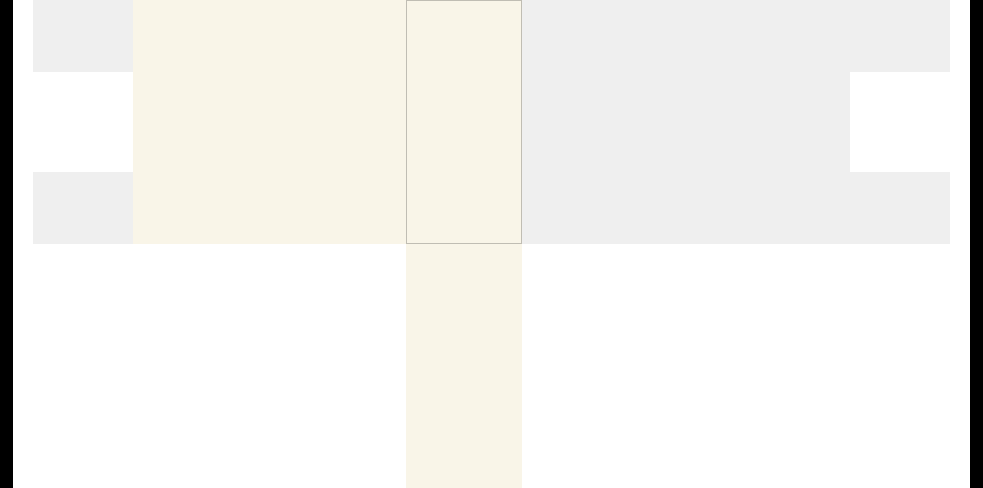
<?xml version="1.0" encoding="UTF-8"?>
<ui version="4.0">
 <class>MainWindow</class>
 <widget class="QMainWindow" name="MainWindow">
  <property name="geometry">
   <rect>
    <x>0</x>
    <y>0</y>
    <width>983</width>
    <height>488</height>
   </rect>
  </property>
  <property name="windowTitle">
   <string>MainWindow</string>
  </property>
  <property name="styleSheet">
   <string notr="true">QLabel{padding-left: 3px;padding-right: 3px}</string>
  </property>
  <widget class="QWidget" name="centralWidget">
   <layout class="QGridLayout" name="gridLayout">
    <property name="leftMargin">
     <number>0</number>
    </property>
    <property name="topMargin">
     <number>0</number>
    </property>
    <property name="rightMargin">
     <number>0</number>
    </property>
    <property name="bottomMargin">
     <number>0</number>
    </property>
    <property name="spacing">
     <number>0</number>
    </property>
    <item row="0" column="4">
     <widget class="QFrame" name="rightPadding">
      <property name="sizePolicy">
       <sizepolicy hsizetype="Fixed" vsizetype="Preferred">
        <horstretch>0</horstretch>
        <verstretch>0</verstretch>
       </sizepolicy>
      </property>
      <property name="minimumSize">
       <size>
        <width>30</width>
        <height>0</height>
       </size>
      </property>
      <property name="font">
       <font>
        <pointsize>18</pointsize>
       </font>
      </property>
      <property name="styleSheet">
       <string notr="true"/>
      </property>
      <property name="frameShape">
       <enum>QFrame::NoFrame</enum>
      </property>
      <property name="frameShadow">
       <enum>QFrame::Raised</enum>
      </property>
      <layout class="QHBoxLayout" name="horizontalLayout_7">
       <property name="spacing">
        <number>0</number>
       </property>
       <property name="leftMargin">
        <number>0</number>
       </property>
       <property name="topMargin">
        <number>0</number>
       </property>
       <property name="rightMargin">
        <number>0</number>
       </property>
       <property name="bottomMargin">
        <number>0</number>
       </property>
       <item>
        <widget class="QLabel" name="label_3">
         <property name="sizePolicy">
          <sizepolicy hsizetype="Fixed" vsizetype="Preferred">
           <horstretch>0</horstretch>
           <verstretch>0</verstretch>
          </sizepolicy>
         </property>
         <property name="minimumSize">
          <size>
           <width>20</width>
           <height>0</height>
          </size>
         </property>
         <property name="maximumSize">
          <size>
           <width>20</width>
           <height>16777215</height>
          </size>
         </property>
         <property name="styleSheet">
          <string notr="true">background-color: rgb(255, 255, 255);</string>
         </property>
         <property name="text">
          <string/>
         </property>
        </widget>
       </item>
       <item>
        <widget class="QLabel" name="rightBlack">
         <property name="styleSheet">
          <string notr="true">background-color: rgb(0, 0, 0);</string>
         </property>
         <property name="text">
          <string/>
         </property>
        </widget>
       </item>
      </layout>
     </widget>
    </item>
    <item row="0" column="0">
     <widget class="QFrame" name="leftPadding">
      <property name="sizePolicy">
       <sizepolicy hsizetype="Fixed" vsizetype="Preferred">
        <horstretch>0</horstretch>
        <verstretch>0</verstretch>
       </sizepolicy>
      </property>
      <property name="minimumSize">
       <size>
        <width>30</width>
        <height>0</height>
       </size>
      </property>
      <property name="font">
       <font>
        <pointsize>18</pointsize>
       </font>
      </property>
      <property name="styleSheet">
       <string notr="true"/>
      </property>
      <property name="frameShape">
       <enum>QFrame::NoFrame</enum>
      </property>
      <property name="frameShadow">
       <enum>QFrame::Raised</enum>
      </property>
      <layout class="QHBoxLayout" name="horizontalLayout_6">
       <property name="spacing">
        <number>0</number>
       </property>
       <property name="leftMargin">
        <number>0</number>
       </property>
       <property name="topMargin">
        <number>0</number>
       </property>
       <property name="rightMargin">
        <number>0</number>
       </property>
       <property name="bottomMargin">
        <number>0</number>
       </property>
       <item>
        <widget class="QLabel" name="label">
         <property name="styleSheet">
          <string notr="true">background-color: rgb(0, 0, 0);</string>
         </property>
         <property name="text">
          <string/>
         </property>
        </widget>
       </item>
       <item>
        <widget class="QLabel" name="label_2">
         <property name="sizePolicy">
          <sizepolicy hsizetype="Fixed" vsizetype="Preferred">
           <horstretch>0</horstretch>
           <verstretch>0</verstretch>
          </sizepolicy>
         </property>
         <property name="minimumSize">
          <size>
           <width>20</width>
           <height>0</height>
          </size>
         </property>
         <property name="maximumSize">
          <size>
           <width>20</width>
           <height>16777215</height>
          </size>
         </property>
         <property name="styleSheet">
          <string notr="true">background-color: rgb(255, 255, 255);</string>
         </property>
         <property name="text">
          <string/>
         </property>
        </widget>
       </item>
      </layout>
     </widget>
    </item>
    <item row="0" column="1">
     <widget class="QFrame" name="leftFrame">
      <property name="font">
       <font>
        <pointsize>18</pointsize>
       </font>
      </property>
      <property name="frameShape">
       <enum>QFrame::NoFrame</enum>
      </property>
      <property name="frameShadow">
       <enum>QFrame::Raised</enum>
      </property>
      <property name="lineWidth">
       <number>0</number>
      </property>
      <layout class="QVBoxLayout" name="verticalLayout">
       <property name="spacing">
        <number>0</number>
       </property>
       <property name="leftMargin">
        <number>0</number>
       </property>
       <property name="topMargin">
        <number>0</number>
       </property>
       <property name="rightMargin">
        <number>0</number>
       </property>
       <property name="bottomMargin">
        <number>0</number>
       </property>
       <item>
        <widget class="QFrame" name="leftUpBar">
         <property name="font">
          <font>
           <pointsize>18</pointsize>
          </font>
         </property>
         <property name="frameShape">
          <enum>QFrame::NoFrame</enum>
         </property>
         <property name="frameShadow">
          <enum>QFrame::Raised</enum>
         </property>
         <property name="lineWidth">
          <number>0</number>
         </property>
         <layout class="QHBoxLayout" name="horizontalLayout">
          <property name="spacing">
           <number>0</number>
          </property>
          <property name="leftMargin">
           <number>0</number>
          </property>
          <property name="topMargin">
           <number>0</number>
          </property>
          <property name="rightMargin">
           <number>0</number>
          </property>
          <property name="bottomMargin">
           <number>0</number>
          </property>
          <item>
           <widget class="QFrame" name="leftQZxing">
            <property name="minimumSize">
             <size>
              <width>100</width>
              <height>100</height>
             </size>
            </property>
            <property name="maximumSize">
             <size>
              <width>100</width>
              <height>100</height>
             </size>
            </property>
            <property name="font">
             <font>
              <pointsize>18</pointsize>
             </font>
            </property>
            <property name="styleSheet">
             <string notr="true">background-color: rgb(255, 255, 255);</string>
            </property>
            <property name="frameShape">
             <enum>QFrame::NoFrame</enum>
            </property>
            <property name="frameShadow">
             <enum>QFrame::Raised</enum>
            </property>
           </widget>
          </item>
          <item>
           <widget class="QFrame" name="leftUIBar">
            <property name="font">
             <font>
              <pointsize>18</pointsize>
             </font>
            </property>
            <property name="styleSheet">
             <string notr="true">background-color: rgb(249, 245, 232);
color: rgb(38, 38, 38);</string>
            </property>
            <property name="frameShape">
             <enum>QFrame::NoFrame</enum>
            </property>
            <property name="frameShadow">
             <enum>QFrame::Raised</enum>
            </property>
            <layout class="QHBoxLayout" name="horizontalLayout_2">
             <item>
              <widget class="QLabel" name="bookName">
               <property name="font">
                <font>
                 <family>Adobe 黑体 Std R</family>
                 <pointsize>14</pointsize>
                </font>
               </property>
               <property name="text">
                <string/>
               </property>
               <property name="alignment">
                <set>Qt::AlignLeading|Qt::AlignLeft|Qt::AlignTop</set>
               </property>
               <property name="wordWrap">
                <bool>true</bool>
               </property>
              </widget>
             </item>
             <item>
              <widget class="QPushButton" name="imageConfigure">
               <property name="enabled">
                <bool>true</bool>
               </property>
               <property name="font">
                <font>
                 <pointsize>18</pointsize>
                </font>
               </property>
               <property name="text">
                <string/>
               </property>
               <property name="flat">
                <bool>true</bool>
               </property>
              </widget>
             </item>
             <item>
              <widget class="QPushButton" name="bookSelector">
               <property name="sizePolicy">
                <sizepolicy hsizetype="Minimum" vsizetype="Fixed">
                 <horstretch>0</horstretch>
                 <verstretch>0</verstretch>
                </sizepolicy>
               </property>
               <property name="font">
                <font>
                 <pointsize>18</pointsize>
                </font>
               </property>
               <property name="text">
                <string/>
               </property>
               <property name="iconSize">
                <size>
                 <width>40</width>
                 <height>40</height>
                </size>
               </property>
               <property name="flat">
                <bool>true</bool>
               </property>
              </widget>
             </item>
             <item>
              <widget class="QPushButton" name="noteSelector">
               <property name="font">
                <font>
                 <pointsize>18</pointsize>
                </font>
               </property>
               <property name="text">
                <string/>
               </property>
               <property name="flat">
                <bool>true</bool>
               </property>
              </widget>
             </item>
            </layout>
           </widget>
          </item>
         </layout>
        </widget>
       </item>
       <item>
        <widget class="QFrame" name="leftPage">
         <property name="font">
          <font>
           <pointsize>18</pointsize>
          </font>
         </property>
         <property name="styleSheet">
          <string notr="true">QFrame{background-color: rgb(255, 255, 255);}
</string>
         </property>
         <property name="frameShape">
          <enum>QFrame::NoFrame</enum>
         </property>
         <property name="frameShadow">
          <enum>QFrame::Raised</enum>
         </property>
        </widget>
       </item>
      </layout>
     </widget>
    </item>
    <item row="0" column="2">
     <widget class="QFrame" name="frame_5">
      <property name="font">
       <font>
        <pointsize>18</pointsize>
       </font>
      </property>
      <property name="frameShape">
       <enum>QFrame::NoFrame</enum>
      </property>
      <property name="frameShadow">
       <enum>QFrame::Raised</enum>
      </property>
      <property name="lineWidth">
       <number>0</number>
      </property>
      <layout class="QVBoxLayout" name="verticalLayout_3">
       <property name="spacing">
        <number>0</number>
       </property>
       <property name="leftMargin">
        <number>0</number>
       </property>
       <property name="topMargin">
        <number>0</number>
       </property>
       <property name="rightMargin">
        <number>0</number>
       </property>
       <property name="bottomMargin">
        <number>0</number>
       </property>
       <item>
        <widget class="QFrame" name="middleUpPadding">
         <property name="font">
          <font>
           <pointsize>18</pointsize>
          </font>
         </property>
         <property name="styleSheet">
          <string notr="true">background-color: rgb(249, 245, 232);
color: rgb(38, 38, 38);</string>
         </property>
         <property name="frameShape">
          <enum>QFrame::StyledPanel</enum>
         </property>
         <property name="frameShadow">
          <enum>QFrame::Raised</enum>
         </property>
        </widget>
       </item>
       <item>
        <widget class="QFrame" name="middlePadding">
         <property name="font">
          <font>
           <pointsize>18</pointsize>
          </font>
         </property>
         <property name="styleSheet">
          <string notr="true">background-color: rgb(249, 245, 232);
color: rgb(38, 38, 38);</string>
         </property>
         <property name="frameShape">
          <enum>QFrame::NoFrame</enum>
         </property>
         <property name="frameShadow">
          <enum>QFrame::Raised</enum>
         </property>
         <layout class="QHBoxLayout" name="horizontalLayout_4"/>
        </widget>
       </item>
      </layout>
     </widget>
    </item>
    <item row="0" column="3">
     <widget class="QFrame" name="rightFrame">
      <property name="font">
       <font>
        <pointsize>18</pointsize>
       </font>
      </property>
      <property name="frameShape">
       <enum>QFrame::NoFrame</enum>
      </property>
      <property name="frameShadow">
       <enum>QFrame::Raised</enum>
      </property>
      <property name="lineWidth">
       <number>0</number>
      </property>
      <layout class="QVBoxLayout" name="verticalLayout_2">
       <property name="spacing">
        <number>0</number>
       </property>
       <property name="leftMargin">
        <number>0</number>
       </property>
       <property name="topMargin">
        <number>0</number>
       </property>
       <property name="rightMargin">
        <number>0</number>
       </property>
       <property name="bottomMargin">
        <number>0</number>
       </property>
       <item>
        <widget class="QFrame" name="rightUpBar">
         <property name="font">
          <font>
           <pointsize>18</pointsize>
          </font>
         </property>
         <property name="frameShape">
          <enum>QFrame::NoFrame</enum>
         </property>
         <property name="frameShadow">
          <enum>QFrame::Raised</enum>
         </property>
         <property name="lineWidth">
          <number>0</number>
         </property>
         <layout class="QHBoxLayout" name="horizontalLayout_5">
          <property name="spacing">
           <number>0</number>
          </property>
          <property name="leftMargin">
           <number>0</number>
          </property>
          <property name="topMargin">
           <number>0</number>
          </property>
          <property name="rightMargin">
           <number>0</number>
          </property>
          <property name="bottomMargin">
           <number>0</number>
          </property>
          <item>
           <widget class="QFrame" name="rightUIBar">
            <property name="sizePolicy">
             <sizepolicy hsizetype="Preferred" vsizetype="Preferred">
              <horstretch>0</horstretch>
              <verstretch>0</verstretch>
             </sizepolicy>
            </property>
            <property name="maximumSize">
             <size>
              <width>16777215</width>
              <height>16777215</height>
             </size>
            </property>
            <property name="font">
             <font>
              <pointsize>18</pointsize>
             </font>
            </property>
            <property name="frameShape">
             <enum>QFrame::NoFrame</enum>
            </property>
            <property name="frameShadow">
             <enum>QFrame::Raised</enum>
            </property>
            <layout class="QHBoxLayout" name="horizontalLayout_3">
             <item>
              <widget class="QPushButton" name="penUI">
               <property name="font">
                <font>
                 <pointsize>18</pointsize>
                </font>
               </property>
               <property name="styleSheet">
                <string notr="true"/>
               </property>
               <property name="text">
                <string/>
               </property>
               <property name="checkable">
                <bool>false</bool>
               </property>
               <property name="flat">
                <bool>true</bool>
               </property>
              </widget>
             </item>
             <item>
              <widget class="QPushButton" name="eraserUI">
               <property name="font">
                <font>
                 <pointsize>18</pointsize>
                </font>
               </property>
               <property name="text">
                <string/>
               </property>
               <property name="flat">
                <bool>true</bool>
               </property>
              </widget>
             </item>
             <item>
              <widget class="QPushButton" name="pageOffsetSetter">
               <property name="font">
                <font>
                 <pointsize>18</pointsize>
                </font>
               </property>
               <property name="text">
                <string/>
               </property>
               <property name="flat">
                <bool>true</bool>
               </property>
              </widget>
             </item>
             <item>
              <widget class="QPushButton" name="dayOrNight">
               <property name="font">
                <font>
                 <pointsize>18</pointsize>
                </font>
               </property>
               <property name="text">
                <string/>
               </property>
               <property name="flat">
                <bool>true</bool>
               </property>
              </widget>
             </item>
            </layout>
           </widget>
          </item>
          <item>
           <widget class="QFrame" name="rightQZxing">
            <property name="minimumSize">
             <size>
              <width>100</width>
              <height>100</height>
             </size>
            </property>
            <property name="maximumSize">
             <size>
              <width>100</width>
              <height>100</height>
             </size>
            </property>
            <property name="font">
             <font>
              <pointsize>18</pointsize>
             </font>
            </property>
            <property name="styleSheet">
             <string notr="true">background-color: rgb(255, 255, 255);</string>
            </property>
            <property name="frameShape">
             <enum>QFrame::NoFrame</enum>
            </property>
            <property name="frameShadow">
             <enum>QFrame::Raised</enum>
            </property>
           </widget>
          </item>
         </layout>
        </widget>
       </item>
       <item>
        <widget class="QFrame" name="rightPage">
         <property name="font">
          <font>
           <pointsize>18</pointsize>
          </font>
         </property>
         <property name="styleSheet">
          <string notr="true">QFrame{background-color: rgb(255, 255, 255);}</string>
         </property>
         <property name="frameShape">
          <enum>QFrame::NoFrame</enum>
         </property>
         <property name="frameShadow">
          <enum>QFrame::Raised</enum>
         </property>
        </widget>
       </item>
      </layout>
     </widget>
    </item>
   </layout>
  </widget>
 </widget>
 <layoutdefault spacing="6" margin="11"/>
 <resources/>
 <connections>
  <connection>
   <sender>imageConfigure</sender>
   <signal>clicked()</signal>
   <receiver>MainWindow</receiver>
   <slot>OpenImageConfigureWindow()</slot>
   <hints>
    <hint type="sourcelabel">
     <x>308</x>
     <y>249</y>
    </hint>
    <hint type="destinationlabel">
     <x>678</x>
     <y>358</y>
    </hint>
   </hints>
  </connection>
  <connection>
   <sender>bookSelector</sender>
   <signal>clicked()</signal>
   <receiver>MainWindow</receiver>
   <slot>backToSelectBook()</slot>
   <hints>
    <hint type="sourcelabel">
     <x>341</x>
     <y>84</y>
    </hint>
    <hint type="destinationlabel">
     <x>491</x>
     <y>243</y>
    </hint>
   </hints>
  </connection>
  <connection>
   <sender>noteSelector</sender>
   <signal>clicked()</signal>
   <receiver>MainWindow</receiver>
   <slot>backToSelectNote()</slot>
   <hints>
    <hint type="sourcelabel">
     <x>432</x>
     <y>84</y>
    </hint>
    <hint type="destinationlabel">
     <x>491</x>
     <y>243</y>
    </hint>
   </hints>
  </connection>
  <connection>
   <sender>dayOrNight</sender>
   <signal>clicked()</signal>
   <receiver>MainWindow</receiver>
   <slot>changeLightingMode()</slot>
   <hints>
    <hint type="sourcelabel">
     <x>819</x>
     <y>84</y>
    </hint>
    <hint type="destinationlabel">
     <x>491</x>
     <y>243</y>
    </hint>
   </hints>
  </connection>
  <connection>
   <sender>eraserUI</sender>
   <signal>clicked()</signal>
   <receiver>MainWindow</receiver>
   <slot>useEraser()</slot>
   <hints>
    <hint type="sourcelabel">
     <x>617</x>
     <y>49</y>
    </hint>
    <hint type="destinationlabel">
     <x>491</x>
     <y>243</y>
    </hint>
   </hints>
  </connection>
  <connection>
   <sender>penUI</sender>
   <signal>clicked()</signal>
   <receiver>MainWindow</receiver>
   <slot>usePen()</slot>
   <hints>
    <hint type="sourcelabel">
     <x>526</x>
     <y>49</y>
    </hint>
    <hint type="destinationlabel">
     <x>491</x>
     <y>243</y>
    </hint>
   </hints>
  </connection>
 </connections>
 <slots>
  <slot>SelectBook()</slot>
  <slot>SetOffset()</slot>
  <slot>OpenImageConfigureWindow()</slot>
  <slot>createNewBook()</slot>
  <slot>changeLightingMode()</slot>
  <slot>backToSelectBook()</slot>
  <slot>backToSelectNote()</slot>
  <slot>usePen()</slot>
  <slot>useEraser()</slot>
 </slots>
</ui>
